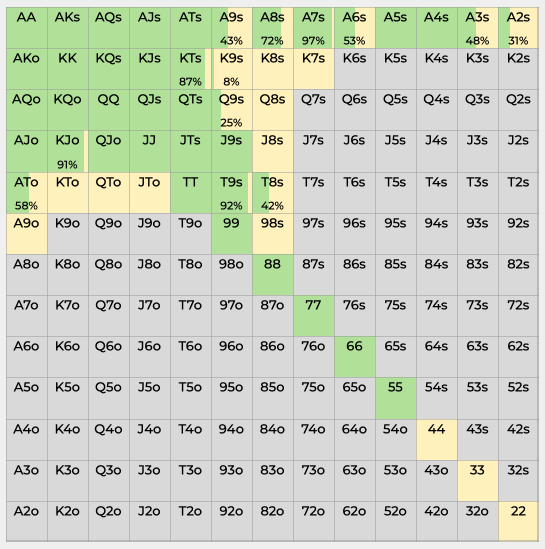
#> input picture sample_snowie_mac.png, 1090 x 1098 px (shown at 1/2 size)
$ python read_poker_rangetable.py -a raise -i sample_snowie_mac.png -t snowie_mac -p sample_snowie_mac.png
#> lines starting #> are read from the running program, lines starting #| are printed output that depends on the picture; after the words box and inside, x2 and y2 are one past the last pixel; in counts of white or black regions, pixels touching at a corner belong together
# -*- coding: utf-8 -*-
import cv2
import copy
from PIL import Image
import sys
import pyocr
import pyocr.builders
import re
import os
import argparse

SPLIT_TABLEFILE_DIR = "handsell"
TRUMP_LIST = ["A","K","Q","J","T","9","8","7","6","5","4","3","2"]
TRUMP_NUM = 13
TRUMP_TABLE_NUM = TRUMP_NUM * TRUMP_NUM

class Args_processing_process:
    def __init__(self):
        pass

    def args_check(self):
        parser = argparse.ArgumentParser(description='ポーカーレンジ表を解析ソフト用の文字列データに変換する')
        parser.add_argument("-action","-a",choices=["raise", "call"], help="取得したいハンドレンジテーブルのレンジを指定する", required=True)
        group = parser.add_mutually_exclusive_group()
        group.add_argument("-gto","-gto+",action="store_true",help="GTO+の文字列データで出力する")
        group.add_argument("-pio",action="store_true",help="PioSOLVERの文字列データで出力する")
        parser.add_argument("-img","-i",help="ハンドレンジ表の画像データ(png)のパスを指定する", required=True)
        parser.add_argument("-type","-t",choices=["snowie_mac", "snowie3_win","snowie4_win"], help="ハンドレンジ表の画像データの種類を選択する",required=True)
        parser.add_argument("-path","-p",help="Tesseract OCRの実行ファイルのパスを指定する。")
        args = parser.parse_args()

        if args.action == "raise":
            raise_bool = True
        elif args.action == "call":
            raise_bool = False
        else:
            raise_bool = None

        if args.gto == True:
            softname = "gto+"
        elif args.pio == True:
            softname = "pio"
        else:
            softname = None

        img = cv2.imread(args.img)
        if img is None:
            print('-imgに指定した画像データが正しく読み込めませんでした。')
            quit()

        if args.type == "snowie_mac":
            range_table_type = "snowie_mac"
        elif args.type == "snowie3_win":
            range_table_type = "snowie3_win"
        elif args.type == "snowie4_win":
            range_table_type = "snowie4_win"
        else:
            range_table_type = None

        tesseract_file = args.path

        return raise_bool,softname,img,tesseract_file,range_table_type

class Image_processing_process:
    def __init__(self):
        pass

    def get_color_bgr(self,range_table_type):
        if range_table_type == "snowie_mac":
            raise_color_bgr = [153,227,177]
            call_color_bgr = [188,242,255]
        elif range_table_type == "snowie3_win":
            raise_color_bgr = [18,169,4]
            call_color_bgr = [111,221,255]
        elif range_table_type == "snowie4_win":
            raise_color_bgr = [153,225,177]
            call_color_bgr = [188,241,255]
        else:
            raise_color_bgr = []
            call_color_bgr = []
        return raise_color_bgr,call_color_bgr


    def image_split_processing(self,img,range_table_type):
        # BGR -> グレースケール
        gray = cv2.cvtColor(img, cv2.COLOR_BGR2GRAY)
        # エッジ抽出 (Canny)
        edges = cv2.Canny(gray, 1, 100, apertureSize = 3)
        # 膨張処理
        kernel = cv2.getStructuringElement(cv2.MORPH_RECT, (3, 3))
        edges = cv2.dilate(edges, kernel)
        contours, hierarchy = cv2.findContours(edges, cv2.RETR_EXTERNAL, cv2.CHAIN_APPROX_SIMPLE)
        rects = []

        if not os.path.isdir(SPLIT_TABLEFILE_DIR):
            os.makedirs(SPLIT_TABLEFILE_DIR)
        if  range_table_type != "snowie3_win":
            if not os.path.isdir(SPLIT_TABLEFILE_DIR + "2"):
                os.makedirs(SPLIT_TABLEFILE_DIR + "2")

        for cnt, hrchy in zip(contours, hierarchy[0]):
            if cv2.contourArea(cnt) < 400:
                continue  # 面積が小さいものは除く
            rect = cv2.minAreaRect(cnt)
            rect_points = cv2.boxPoints(rect).astype(int)
            rects.append(rect_points)

        rects2 = rects[0]
        rects2 = sorted(rects2 , key=lambda x:x[1]) #y座標でソート
        rects2[0:2] = sorted(rects2[0:2] , key=lambda x:x[0])  #2要素だけx座標でソート
        rects2[2:4] = sorted(rects2[2:4] , key=lambda x:x[0])  #2要素だけx座標でソート

        top_left = rects2[0]
        bottom_right = rects2[3]


        x_one_sell = float((bottom_right[0] - top_left[0]) / 13)
        y_one_sell = float((bottom_right[1] - top_left[1]) / 13)
        return rects2,x_one_sell,y_one_sell

    def output_split_image_file(self,img,rects,x_one_sell,y_one_sell,SPLIT_TABLEFILE_DIR,range_table_type):
        x_sell_num = TRUMP_NUM
        y_sell_num = TRUMP_NUM
        top_left = rects[0]

        for y_sell in range(y_sell_num):
            for x_sell in range(x_sell_num):
                number = y_sell * y_sell_num + x_sell

                if os.name == "nt":
                    split_tablefile = ".\\" + SPLIT_TABLEFILE_DIR + "\\" + str(number) + ".png"
                else:
                    split_tablefile = "./" + SPLIT_TABLEFILE_DIR + "/" + str(number) + ".png"
                if range_table_type != "snowie3_win":
                    if os.name == "nt":
                        split_tablefile2 = ".\\" + SPLIT_TABLEFILE_DIR + "2\\" + str(number) + ".png"
                    else:
                        split_tablefile2 = "./" + SPLIT_TABLEFILE_DIR + "2/" + str(number) + ".png"

                if range_table_type == "snowie3_win":
                    top = int(top_left[1]) + int(y_sell * y_one_sell) + int(y_one_sell / 5)
                    bottom = int(top_left[1]) + int((y_sell+1) * y_one_sell) - int(y_one_sell / 5)
                    left = int(top_left[0]) + int(x_sell * x_one_sell) + int(x_one_sell / 5)
                    right = int(top_left[0]) + int((x_sell+1) * x_one_sell) - int(x_one_sell / 5)
                    cv2.imwrite(split_tablefile,img[top:bottom,left:right])
                elif range_table_type == "snowie4_win":
                    top = int(top_left[1]) + int(y_sell * y_one_sell) + int(y_one_sell / 1.8)
                    top2 = int(top_left[1]) + int(y_sell * y_one_sell) + int(3*y_one_sell / 5)
                    bottom = int(top_left[1]) + int((y_sell+1) * y_one_sell)
                    left = int(top_left[0]) + int(x_sell * x_one_sell)
                    right = int(top_left[0]) + int((x_sell+1) * x_one_sell)
                    left2 = int(top_left[0]) + int(x_sell * x_one_sell) + int(x_one_sell / 5)
                    right2 = int(top_left[0]) + int((x_sell+1) * x_one_sell) - int(x_one_sell / 5)
                    cv2.imwrite(split_tablefile, img[top:bottom,left:right])
                    cv2.imwrite(split_tablefile2, img[top2:bottom,left2:right2])
                elif range_table_type == "snowie_mac":
                    top = int(top_left[1]) + int(y_sell * y_one_sell) + int(y_one_sell / 2)
                    top2 = int(top_left[1]) + int(y_sell * y_one_sell) + int(3*y_one_sell / 5)
                    bottom = int(top_left[1]) + int((y_sell+1) * y_one_sell)
                    left = int(top_left[0]) + int(x_sell * x_one_sell)
                    right = int(top_left[0]) + int((x_sell+1) * x_one_sell)
                    left2 = int(top_left[0]) + int(x_sell * x_one_sell) + int(x_one_sell / 5)
                    right2 = int(top_left[0]) + int((x_sell+1) * x_one_sell) - int(x_one_sell / 5)
                    cv2.imwrite(split_tablefile, img[top:bottom,left:right])
                    cv2.imwrite(split_tablefile2, img[top2:bottom,left2:right2])
                else:
                    pass

    def image_ocr_processing(self,SPLIT_TABLEFILE_DIR,tesseract_file,raise_bool,range_table_type):
        rsise_ration_list = []
        call_ration_list = []

        raise_color_bgr,call_color_bgr = self.get_color_bgr(range_table_type)

        for location in range(0, TRUMP_TABLE_NUM):
            if os.name == "nt":
                img_file = ".\\" + SPLIT_TABLEFILE_DIR + "\\" + str(location) + ".png"
            else:
                img_file = "./" + SPLIT_TABLEFILE_DIR + "/" + str(location) + ".png"

            img = cv2.imread(img_file)
            h,w,c = img.shape
            raise_num = 0
            call_num = 0

            if raise_bool == True:
                for pixel in range(w):
                    if (raise_color_bgr[0] - 5) <= img[int(h / 10),pixel,0] <= (raise_color_bgr[0] + 5):
                        if (raise_color_bgr[1] - 5) <= img[int(h / 10),pixel,1] <= (raise_color_bgr[1] + 5):
                            if(raise_color_bgr[2] - 5) <= img[int(h / 10),pixel,2] <= (raise_color_bgr[2] + 5):
                                raise_num += 1
                rsise_ration_list.append(int((raise_num / w) * 100 + 0.5))
                raise_num = 0
            else:
                for pixel in range(w):
                    if (call_color_bgr[0] - 5) <= img[int(h / 10),pixel,0] <= (call_color_bgr[0] + 5):
                        if (call_color_bgr[1] - 5) <= img[int(h / 10),pixel,1] <= (call_color_bgr[1] + 5):
                            if(call_color_bgr[2] - 5) <= img[int(h / 10),pixel,2] <= (call_color_bgr[2] + 5):
                                call_num += 1
                call_ration_list.append(int((call_num / w) * 100 + 0.5))
                call_num = 0

        if os.name == "nt":
            if tesseract_file is not None:
                pyocr.tesseract.TESSERACT_CMD = tesseract_file
            else:
                pass
                #pyocr.tesseract.TESSERACT_CMD = 'C:\\Users\\ユーザ名\\AppData\\Local\\Programs\\Tesseract-OCR\\tesseract.exe'

        tools = pyocr.get_available_tools()

        if len(tools) == 0:
            print("No OCR tool found")
            print("オプションに[-path <tesseractコマンドのパス>]を指定して再度実行してください")
            print("デフォルトのtesseractコマンドの格納先:C:\\Users\\ユーザ名\\AppData\\Local\\Programs\\Tesseract-OCR\\tesseract.exe")

            sys.exit(1)

        tool = tools[0]
        lang = 'eng'

        row_list = []

        for location in range(0, TRUMP_TABLE_NUM):
            if os.name == "nt":
                if range_table_type == "snowie3_win":
                    target_file = ".\\" + SPLIT_TABLEFILE_DIR + "\\{}.png"
                else:
                    target_file = ".\\" + SPLIT_TABLEFILE_DIR + "2\\{}.png"
            else:
                if range_table_type == "snowie3_win":
                    target_file = "./" + SPLIT_TABLEFILE_DIR + "/{}.png"
                else:
                    target_file = "./" + SPLIT_TABLEFILE_DIR + "2/{}.png"

            text = tool.image_to_string(
            Image.open(target_file.format(location)),
            lang = lang,
            builder = pyocr.builders.DigitBuilder(tesseract_layout = 10)
            )
            text = re.sub(r'\D', '', text)

            if text == "" or text == '':
                row_list.append("-")
            else:
                row_list.append(text)
        return row_list,rsise_ration_list,call_ration_list

class Image_decision_process:
    def __init__(self):
        pass

    # [88 lines left out: functions image_decision, _output_error_message, not called in this run]

class Output_result_process:
    def __init__(self):
        pass

    # [44 lines left out: functions output_result, _suits_check, not called in this run]

def main():
    # 各種インスタンス生成
    args_processing_process = Args_processing_process()
    image_processing_process = Image_processing_process()
    image_decision_process = Image_decision_process()
    output_result_process = Output_result_process()

    # コマンド引数の処理
    raise_bool,softname,img,tesseract_file,range_table_type = args_processing_process.args_check()
#> in args_check, img is the input picture: shape (1098, 1090, 3); mean B, G, R 192.2, 209.2, 201.9
#> raise_bool = True; tesseract_file = 'sample_snowie_mac.png'; range_table_type = 'snowie_mac'
    # 入力画像の分割処理
    rects,x_one_sell,y_one_sell = image_processing_process.image_split_processing(img,range_table_type)
#> in image_split_processing, `gray = cv2.cvtColor(img, cv2.COLOR_BGR2GRAY)`:
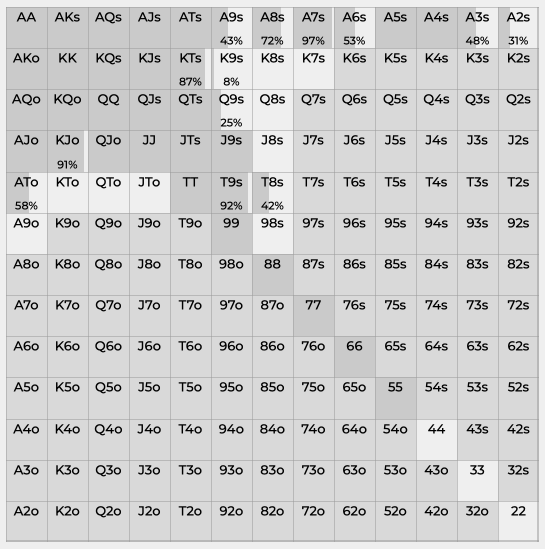
#> gray: shape (1098, 1090) (shown at 1/2 size); min 0, max 239, mean 204.9
#> in image_split_processing, `edges = cv2.Canny(gray, 1, 100, apertureSize = 3)`:
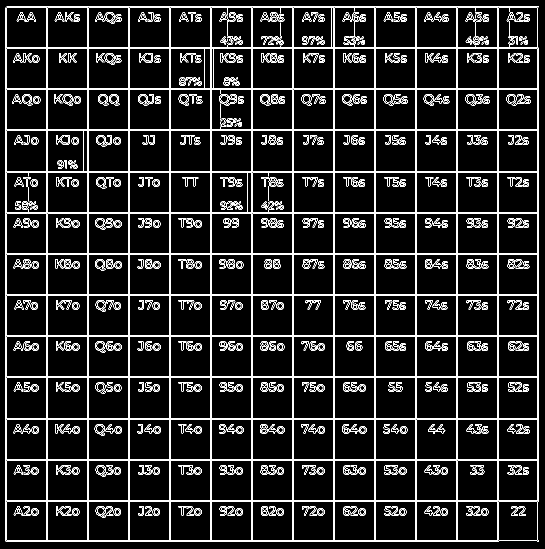
#> edges: shape (1098, 1090) (shown at 1/2 size); 8.9% white in thin lines or dots
#> in image_split_processing, `edges = cv2.dilate(edges, kernel)`:
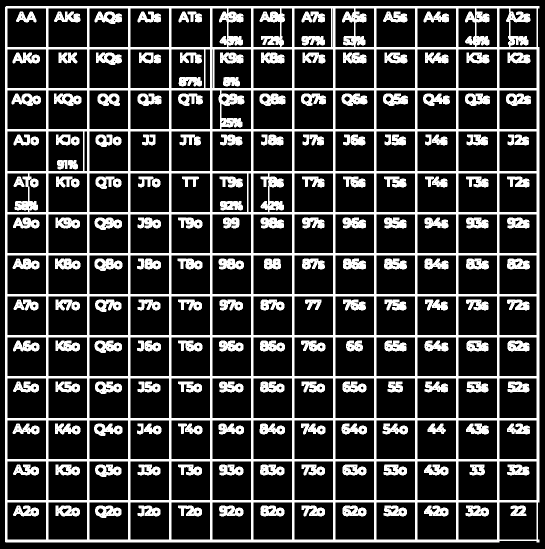
#> edges: shape (1098, 1090) (shown at 1/2 size); 23.7% white; 184 white regions
#> in image_split_processing, `contours, hierarchy = cv2.findContours(edges, cv2.RETR_EXTERNAL, cv2.C..`: contours = 1 contour; box (x1, y1, x2, y2) and area: (10, 12, 1079, 1085) 1144212
#> the loop in image_split_processing, `for cnt, hrchy in zip(contours, hierarchy[0]):` made 1 pass
#> (hrchy, rect, rect_points) on pass 1: ([-1, -1, -1, -1], ((544, 548), (1072, 1068), -90), [[1078, 1084], [10, 1084], [10, 12], [1078, 12]])
#> after the loop in image_split_processing, `for cnt, hrchy in zip(contours, hierarchy[0]):`: rects = [[[1078, 1084], [10, 1084], [10, 12], [1078, 12]]]
#> in image_split_processing, `rects2 = rects[0]`: rects2 = [[1078, 1084], [10, 1084], [10, 12], [1078, 12]]
#> in image_split_processing, `rects2 = sorted(rects2 , key=lambda x:x[1])`: rects2 = [[10, 12], [1078, 12], [1078, 1084], [10, 1084]]
#> in image_split_processing, `top_left = rects2[0]`: top_left = [10, 12]
#> in image_split_processing, `bottom_right = rects2[3]`: bottom_right = [1078, 1084]
#> in image_split_processing, `x_one_sell = float((bottom_right[0] - top_left[0]) / 13)`: x_one_sell = 82.15
#> in image_split_processing, `y_one_sell = float((bottom_right[1] - top_left[1]) / 13)`: y_one_sell = 82.46
#> rects = [[10, 12], [1078, 12], [10, 1084], [1078, 1084]]; x_one_sell = 82.15; y_one_sell = 82.46
    # 分割した入力画像をディレクトリに格納
    image_processing_process.output_split_image_file(img,rects,x_one_sell,y_one_sell,SPLIT_TABLEFILE_DIR,range_table_type)
#> in output_split_image_file, `top_left = rects[0]`: top_left = [10, 12]
#> the loop in output_split_image_file, `for y_sell in range(y_sell_num):` made 13 passes
#> pass 1, in output_split_image_file, `cv2.imwrite(split_tablefile, img[top:bottom,left:right])`:
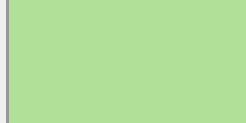
#> saved as 0.png: shape (41, 82, 3) (shown 3 times larger); mean B, G, R 155.1, 224.4, 178.2
#> pass 1, in output_split_image_file, `cv2.imwrite(split_tablefile2, img[top2:bottom,left2:right2])`:
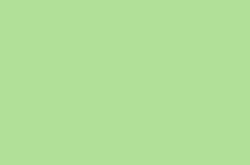
#> saved as 0.png: shape (33, 50, 3) (shown 5 times larger); mean B, G, R 153, 225, 177
#> pass 1, in output_split_image_file, `cv2.imwrite(split_tablefile, img[top:bottom,left:right])`:
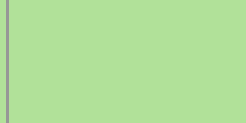
#> saved as 1.png: shape (41, 82, 3) (shown 3 times larger); mean B, G, R 153, 224.1, 176.7
#> pass 1, in output_split_image_file, `cv2.imwrite(split_tablefile, img[top:bottom,left:right])`:
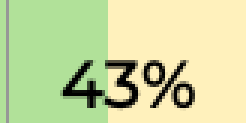
#> saved as 5.png: shape (41, 82, 3) (shown 3 times larger); mean B, G, R 158.9, 214.8, 202.5
    # 画像処理の識別処理(OCR,色検出)
    row_list,rsise_ration_list,call_ration_list = image_processing_process.image_ocr_processing(SPLIT_TABLEFILE_DIR,tesseract_file,raise_bool,range_table_type)
#> after the loop in image_ocr_processing, `for pixel in range(w):`: raise_num = 79
    # 画像識別結果の判定処理
    range_list = image_decision_process.image_decision(row_list,rsise_ration_list,call_ration_list,raise_bool,range_table_type)
    # 結果の出力処理
    output_result_process.output_result(range_list,softname)

if __name__ == "__main__":
    main()
#> (the call stopped at in image_ocr_processing, `tools = pyocr.get_available_tools()`: pyocr is not available in this run)
